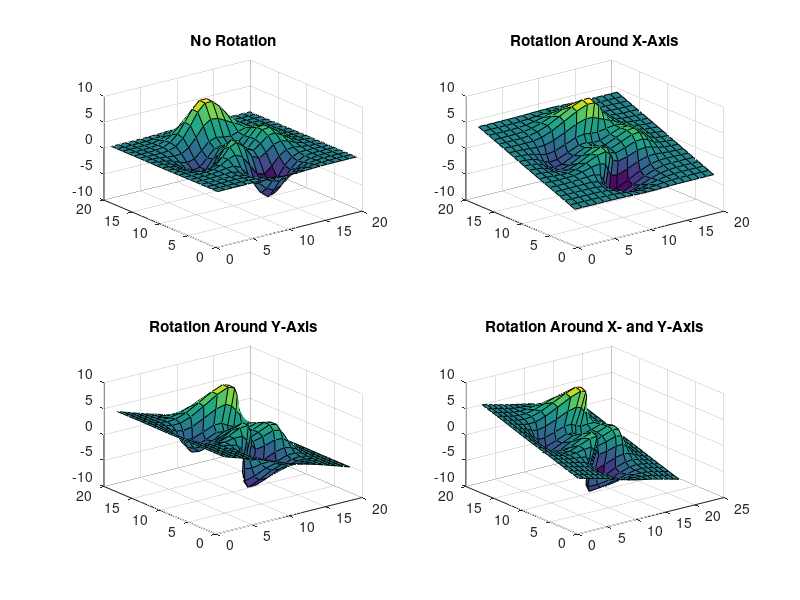

MATLAB code to generate this figure:
figure
sp11 = subplot(2,2,1);
h11 = surf(sp11, peaks(20));
title('No Rotation')
sp12 = subplot(2,2,2);
h12 = surf(sp12, peaks(20));
title('Rotation Around X-Axis')
zdir = [1 0 0];
rotate(h12,zdir,25)
sp21 = subplot(2,2,3);
h21 = surf(sp21, peaks(20));
title('Rotation Around Y-Axis')
zdir = [0 1 0];
rotate(h21,zdir,25)
sp22 = subplot(2,2,4);
h22 = surf(sp22, peaks(20));
title('Rotation Around X- and Y-Axis')
zdir = [1 1 0];
rotate(h22,zdir,25)